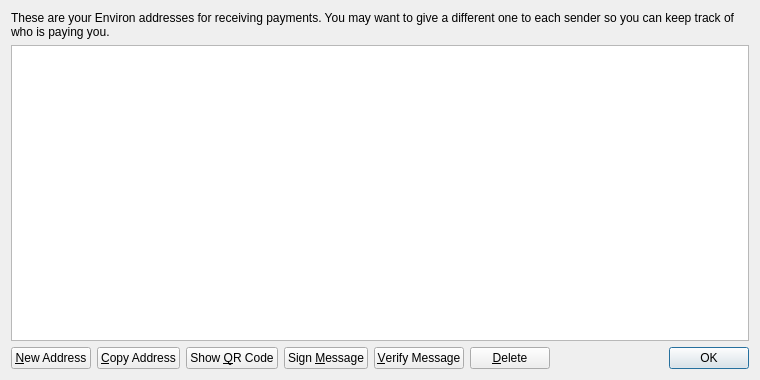
<?xml version="1.0" encoding="UTF-8"?>
<ui version="4.0">
 <class>AddressBookPage</class>
 <widget class="QWidget" name="AddressBookPage">
  <property name="geometry">
   <rect>
    <x>0</x>
    <y>0</y>
    <width>760</width>
    <height>380</height>
   </rect>
  </property>
  <property name="windowTitle">
   <string>Address Book</string>
  </property>
  <layout class="QVBoxLayout" name="verticalLayout">
   <item>
    <widget class="QLabel" name="labelExplanation">
     <property name="text">
      <string>These are your Environ addresses for receiving payments. You may want to give a different one to each sender so you can keep track of who is paying you.</string>
     </property>
     <property name="textFormat">
      <enum>Qt::PlainText</enum>
     </property>
     <property name="wordWrap">
      <bool>true</bool>
     </property>
    </widget>
   </item>
   <item>
    <widget class="QTableView" name="tableView">
     <property name="contextMenuPolicy">
      <enum>Qt::CustomContextMenu</enum>
     </property>
     <property name="toolTip">
      <string>Double-click to edit address or label</string>
     </property>
     <property name="tabKeyNavigation">
      <bool>false</bool>
     </property>
     <property name="alternatingRowColors">
      <bool>true</bool>
     </property>
     <property name="selectionMode">
      <enum>QAbstractItemView::SingleSelection</enum>
     </property>
     <property name="selectionBehavior">
      <enum>QAbstractItemView::SelectRows</enum>
     </property>
     <property name="sortingEnabled">
      <bool>true</bool>
     </property>
     <attribute name="verticalHeaderVisible">
      <bool>false</bool>
     </attribute>
    </widget>
   </item>
   <item>
    <layout class="QHBoxLayout" name="horizontalLayout">
     <item>
      <widget class="QPushButton" name="newAddressButton">
       <property name="toolTip">
        <string>Create a new address</string>
       </property>
       <property name="text">
        <string>&amp;New Address</string>
       </property>
       <property name="icon">
        <iconset resource="../bitcoin.qrc">
         <normaloff>:/icons/add</normaloff>:/icons/add</iconset>
       </property>
      </widget>
     </item>
     <item>
      <widget class="QPushButton" name="copyToClipboard">
       <property name="toolTip">
        <string>Copy the currently selected address to the system clipboard</string>
       </property>
       <property name="text">
        <string>&amp;Copy Address</string>
       </property>
       <property name="icon">
        <iconset resource="../bitcoin.qrc">
         <normaloff>:/icons/editcopy</normaloff>:/icons/editcopy</iconset>
       </property>
      </widget>
     </item>
     <item>
      <widget class="QPushButton" name="showQRCode">
       <property name="text">
        <string>Show &amp;QR Code</string>
       </property>
       <property name="icon">
        <iconset resource="../bitcoin.qrc">
         <normaloff>:/icons/qrcode</normaloff>:/icons/qrcode</iconset>
       </property>
      </widget>
     </item>
     <item>
      <widget class="QPushButton" name="signMessage">
       <property name="toolTip">
        <string>Sign a message to prove you own a Environ address</string>
       </property>
       <property name="text">
        <string>Sign &amp;Message</string>
       </property>
       <property name="icon">
        <iconset resource="../bitcoin.qrc">
         <normaloff>:/icons/edit</normaloff>:/icons/edit</iconset>
       </property>
      </widget>
     </item>
     <item>
      <widget class="QPushButton" name="verifyMessage">
       <property name="toolTip">
        <string>Verify a message to ensure it was signed with a specified Environ address</string>
       </property>
       <property name="text">
        <string>&amp;Verify Message</string>
       </property>
       <property name="icon">
        <iconset resource="../bitcoin.qrc">
         <normaloff>:/icons/transaction_0</normaloff>:/icons/transaction_0</iconset>
       </property>
      </widget>
     </item>
     <item>
      <widget class="QPushButton" name="deleteButton">
       <property name="toolTip">
        <string>Delete the currently selected address from the list</string>
       </property>
       <property name="text">
        <string>&amp;Delete</string>
       </property>
       <property name="icon">
        <iconset resource="../bitcoin.qrc">
         <normaloff>:/icons/remove</normaloff>:/icons/remove</iconset>
       </property>
      </widget>
     </item>
     <item>
      <spacer name="horizontalSpacer">
       <property name="orientation">
        <enum>Qt::Horizontal</enum>
       </property>
       <property name="sizeHint" stdset="0">
        <size>
         <width>40</width>
         <height>20</height>
        </size>
       </property>
      </spacer>
     </item>
     <item>
      <widget class="QDialogButtonBox" name="buttonBox">
       <property name="sizePolicy">
        <sizepolicy hsizetype="Maximum" vsizetype="Fixed">
         <horstretch>0</horstretch>
         <verstretch>0</verstretch>
        </sizepolicy>
       </property>
       <property name="standardButtons">
        <set>QDialogButtonBox::Ok</set>
       </property>
      </widget>
     </item>
    </layout>
   </item>
  </layout>
 </widget>
 <resources>
  <include location="../bitcoin.qrc"/>
 </resources>
 <connections/>
</ui>
